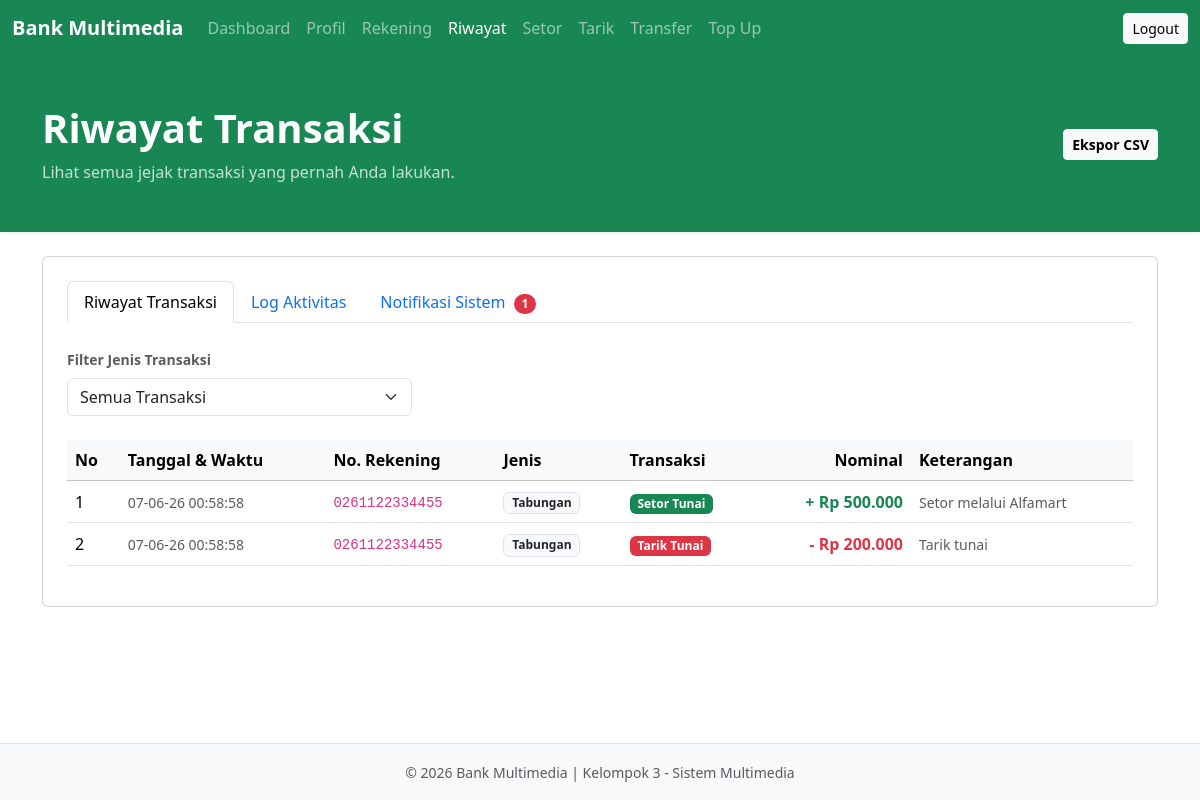
/nasabah/riwayat/index.php (signed in), run on the app's committed database.
### tables this page shows
CREATE TABLE transaksi (
    id BIGINT AUTO_INCREMENT PRIMARY KEY,
    rekening_id INT NOT NULL,
    jenis_transaksi ENUM('SETOR','TARIK','TRANSFER_KELUAR','TRANSFER_MASUK','TOPUP_EWALLET') NOT NULL,
    nominal DECIMAL(18,2) NOT NULL,
    saldo_sebelum DECIMAL(18,2) NOT NULL,
    saldo_sesudah DECIMAL(18,2) NOT NULL,
    keterangan TEXT,
    created_at TIMESTAMP DEFAULT CURRENT_TIMESTAMP,

    CONSTRAINT fk_transaksi_rekening
    FOREIGN KEY (rekening_id)
    REFERENCES rekening(id)
);

CREATE TABLE rekening (
    id INT AUTO_INCREMENT PRIMARY KEY,
    user_id INT NOT NULL,
    nomor_rekening_encrypted TEXT NOT NULL,
    jenis_rekening ENUM('Tabungan','Giro') DEFAULT 'Tabungan',
    saldo DECIMAL(18,2) DEFAULT 0,
    status_rekening ENUM('Aktif','Blokir') DEFAULT 'Aktif',
    created_at TIMESTAMP DEFAULT CURRENT_TIMESTAMP,

    CONSTRAINT fk_rekening_user
    FOREIGN KEY (user_id)
    REFERENCES users(id)
);

### helper/encryption.php (called while the page is built, shortened)
<?php
function decrypt(String $encryptedData): String
{
    $cipher = 'AES-256-CBC';
    $key = 'perbankan2026';
    $secretKey = hash('sha256', $key, true);
    $data = base64_decode($encryptedData);
    $ivLength = openssl_cipher_iv_length($cipher);
    $iv = substr($data, 0, $ivLength);
    $ciphertext = substr($data, $ivLength);
    return openssl_decrypt(
        $ciphertext,
        $cipher,
        $secretKey,
        OPENSSL_RAW_DATA,
        $iv
    );
}

### helper/format.php (called while the page is built, shortened)
<?php
function formatCurrency(int $amount): String
{
    return 'Rp ' . number_format($amount, 0, ',', '.');
}

### nasabah/riwayat/index.php (the view, shortened to what this page needs)
<?php
include "../../helper/encryption.php";
include "../../helper/format.php";
$user_id = (int) $_SESSION['user_id'];
$active_tab = isset($_GET['tab']) ? $_GET['tab'] : 'transaksi';
$query_unread = "SELECT COUNT(*) as count FROM notifikasi WHERE user_id = ? AND status_baca = 'Belum Dibaca'";
$stmt_unread = mysqli_prepare($conn, $query_unread);
mysqli_stmt_bind_param($stmt_unread, "i", $user_id);
mysqli_stmt_execute($stmt_unread);
$result_unread = mysqli_stmt_get_result($stmt_unread);
$unread_count = mysqli_fetch_assoc($result_unread)['count'];
$where_clause = "";
$query_transaksi = "SELECT t.*, r.nomor_rekening_encrypted, r.jenis_rekening
                    FROM transaksi t
                    JOIN rekening r ON t.rekening_id = r.id
                    WHERE r.user_id = ? $where_clause
                    ORDER BY t.created_at DESC";
$stmt_trans = mysqli_prepare($conn, $query_transaksi);
mysqli_stmt_bind_param($stmt_trans, "i", $user_id);
mysqli_stmt_execute($stmt_trans);
$transaksi_data = mysqli_stmt_get_result($stmt_trans);
?>
<!DOCTYPE html>
<html lang="id">
<head>
    <link href="https://cdn.jsdelivr.net/npm/bootstrap@5.3.8/dist/css/bootstrap.min.css" rel="stylesheet">
    <link rel="stylesheet" href="https://cdnjs.cloudflare.com/ajax/libs/font-awesome/6.4.0/css/all.min.css">
</head>
<body class="d-flex flex-column min-vh-100">
    <nav class="navbar navbar-expand-lg navbar-dark bg-success">
        <div class="container-fluid">
            <a class="navbar-brand fw-bold" href="#">
                Bank Multimedia
            </a>
            <div class="collapse navbar-collapse" id="navbarNasabah">
                <ul class="navbar-nav me-auto">
                    <li class="nav-item">
                        <a class="nav-link" href="../dashboard/index.php">Dashboard</a>
                    </li>
                    <li class="nav-item">
                        <a class="nav-link" href="../profil/index.php">Profil</a>
                    </li>
                    <li class="nav-item">
                        <a class="nav-link" href="../rekening/index.php">Rekening</a>
                    </li>
                    <li class="nav-item">
                        <a class="nav-link active" href="../riwayat/index.php">Riwayat</a>
                    </li>
                    <li class="nav-item">
                        <a class="nav-link" href="../setor/index.php">Setor</a>
                    </li>
                    <li class="nav-item">
                        <a class="nav-link" href="../tarik/index.php">Tarik</a>
                    </li>
                    <li class="nav-item">
                        <a class="nav-link" href="../transfer/index.php">Transfer</a>
                    </li>
                    <li class="nav-item">
                        <a class="nav-link" href="../topup/index.php">Top Up</a>
                    </li>
                </ul>
                <a href="../../logout.php" class="btn btn-light btn-sm">
                    Logout
                </a>
            </div>
        </div>
    </nav>
    <header class="hero py-5 shadow-sm">
        <div class="container">
            <div class="row align-items-center">
                <div class="col-md-8">
                    <h1 class="display-6 fw-bold">Riwayat Transaksi</h1>
                    <p class="mb-0 opacity-75">Lihat semua jejak transaksi yang pernah Anda lakukan.</p>
                </div>
                <div class="col-md-4 text-md-end mt-3 mt-md-0">
                    <div class="btn-group">
                        <a href="ekspor.php?type=<?= ($active_tab === 'audit' || $active_tab === 'notifikasi') ? $active_tab : 'transaksi' ?>" id="btn-export" class="btn btn-light btn-sm fw-semibold">
                            Ekspor CSV
                        </a>
                    </div>
                </div>
            </div>
        </div>
    </header>
    <main class="flex-grow-1">
        <div class="container py-4">
            <div class="card p-4">
                <ul class="nav nav-tabs mb-4" id="riwayatTab" role="tablist">
                    <li class="nav-item" role="presentation">
                        <button class="nav-link <?= $active_tab === 'transaksi' ? 'active' : '' ?>" id="transaksi-tab" data-bs-toggle="tab" data-bs-target="#transaksi-tab-pane" type="button" role="tab" aria-controls="transaksi-tab-pane" aria-selected="<?= $active_tab === 'transaksi' ? 'true' : 'false' ?>">
                            Riwayat Transaksi
                        </button>
                    </li>
                    <li class="nav-item" role="presentation">
                        <button class="nav-link <?= $active_tab === 'audit' ? 'active' : '' ?>" id="audit-tab" data-bs-toggle="tab" data-bs-target="#audit-tab-pane" type="button" role="tab" aria-controls="audit-tab-pane" aria-selected="<?= $active_tab === 'audit' ? 'true' : 'false' ?>">
                            Log Aktivitas
                        </button>
                    </li>
                    <li class="nav-item" role="presentation">
                        <button class="nav-link <?= $active_tab === 'notifikasi' ? 'active' : '' ?>" id="notifikasi-tab" data-bs-toggle="tab" data-bs-target="#notifikasi-tab-pane" type="button" role="tab" aria-controls="notifikasi-tab-pane" aria-selected="<?= $active_tab === 'notifikasi' ? 'true' : 'false' ?>">
                            Notifikasi Sistem
                            <?php if ($unread_count > 0): ?>
                                <span class="badge rounded-pill bg-danger ms-1"><?= $unread_count ?></span>
                            <?php endif; ?>
                        </button>
                    </li>
                </ul>
                <div class="tab-content" id="riwayatTabContent">
                    <div class="tab-pane fade <?= $active_tab === 'transaksi' ? 'show active' : '' ?>" id="transaksi-tab-pane" role="tabpanel" aria-labelledby="transaksi-tab" tabindex="0">
                        <div class="row g-3 mb-4 align-items-center">
                            <div class="col-md-4">
                                <form method="GET" action="index.php" id="filter-form">
                                    <label class="form-label fw-semibold small text-muted">Filter Jenis Transaksi</label>
                                    <select class="form-select" name="filter_type" onchange="document.getElementById('filter-form').submit()">
                                        <option value="">Semua Transaksi</option>
                                    </select>
                                </form>
                            </div>
                        </div>
                        <div class="table-responsive">
                            <table class="table table-hover align-middle">
                                <thead class="table-light">
                                    <tr>
                                        <th>No</th>
                                        <th>Tanggal & Waktu</th>
                                        <th>No. Rekening</th>
                                        <th>Jenis</th>
                                        <th>Transaksi</th>
                                        <th class="text-end">Nominal</th>
                                        <th>Keterangan</th>
                                    </tr>
                                </thead>
                                <tbody>
                                    <?php if (mysqli_num_rows($transaksi_data) > 0): ?>
                                        <?php
                                        $no = 1;
                                        while ($row = mysqli_fetch_assoc($transaksi_data)):
                                            $nomor_rek = decrypt($row['nomor_rekening_encrypted']);
                                            $jenis_t = $row['jenis_transaksi'];
                                            $badge_class = 'bg-secondary';
                                            $type_text = $jenis_t;
                                            $amount_prefix = '';
                                            $amount_class = 'fw-bold';
                                            if ($jenis_t === 'SETOR') {
                                                $badge_class = 'bg-success';
                                                $type_text = 'Setor Tunai';
                                                $amount_prefix = '+ ';
                                                $amount_class .= ' text-success';
                                            } elseif ($jenis_t === 'TARIK') {
                                                $badge_class = 'bg-danger';
                                                $type_text = 'Tarik Tunai';
                                                $amount_prefix = '- ';
                                                $amount_class .= ' text-danger';
                                            } elseif ($jenis_t === 'TRANSFER_KELUAR') {
                                                $badge_class = 'bg-warning text-dark';
                                                $type_text = 'Transfer Keluar';
                                                $amount_prefix = '- ';
                                                $amount_class .= ' text-warning';
                                            } elseif ($jenis_t === 'TRANSFER_MASUK') {
                                                $badge_class = 'bg-primary';
                                                $type_text = 'Transfer Masuk';
                                                $amount_prefix = '+ ';
                                                $amount_class .= ' text-primary';
                                            } elseif ($jenis_t === 'TOPUP_EWALLET') {
                                                $badge_class = 'bg-info text-dark';
                                                $type_text = 'Top Up E-Wallet';
                                                $amount_prefix = '- ';
                                                $amount_class .= ' text-info';
                                            }
                                        ?>
                                            <tr>
                                                <td><?= $no++; ?></td>
                                                <td><small class="text-muted"><?= date('d-m-y H:i:s', strtotime($row['created_at'])); ?></small></td>
                                                <td><code><?= htmlspecialchars($nomor_rek); ?></code></td>
                                                <td><span class="badge bg-light text-dark border"><?= htmlspecialchars($row['jenis_rekening']); ?></span></td>
                                                <td><span class="badge <?= $badge_class; ?>"><?= $type_text; ?></span></td>
                                                <td class="text-end <?= $amount_class; ?>"><?= $amount_prefix . formatCurrency($row['nominal']); ?></td>
                                                <td><span class="small text-muted"><?= htmlspecialchars($row['keterangan']); ?></span></td>
                                            </tr>
                                        <?php endwhile; ?>
                                    <?php endif; ?>
                                </tbody>
                            </table>
                        </div>
                    </div>
                </div>
            </div>
        </div>
    </main>
    <footer class="bg-light border-top py-3">
        <div class="container-fluid text-center">
            <small class="text-muted">
                © <?= date('Y'); ?> Bank Multimedia | Kelompok 3 - Sistem Multimedia
            </small>
        </div>
    </footer>
</body>
</html>

### nasabah/riwayat/index.php (style rules this page uses)
.hero { background: #198754; color: white; }

### data on the page
transaksi: created_at "07-06-26 00:58:58", rekening.nomor_rekening_encrypted "0261122334455", rekening.jenis_rekening "Tabungan", jenis_transaksi "Setor Tunai", jenis_transaksi "+", nominal "Rp 500.000", keterangan "Setor melalui Alfamart"
transaksi: created_at "07-06-26 00:58:58", rekening.nomor_rekening_encrypted "0261122334455", rekening.jenis_rekening "Tabungan", jenis_transaksi "Tarik Tunai", jenis_transaksi "-", nominal "Rp 200.000", keterangan "Tarik tunai"

### other printed values
$unread_count "1"
